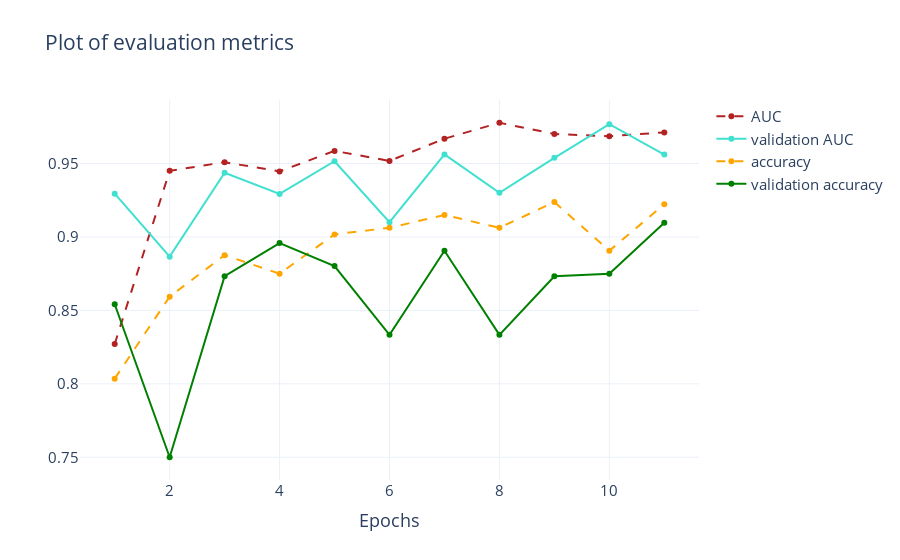

Notebook code cell kept with this figure:
### Code cell
#Plotting the evaluation metrics
# vẽ các biểu đồ đường (line plots) hiển thị các chỉ số đánh giá hiệu quả của mô hình VGG16 trong suốt quá trình huấn luyện
fig = go.Figure()
fig.add_trace(go.Scatter(x=list(range(1,12)), y=history1.history['auc'],
                         line=dict(color='firebrick', width=2, dash='dash'), name='AUC'))
fig.add_trace(go.Scatter(x=list(range(1,12)), y=history1.history['val_auc'],
                         line=dict(color='turquoise', width=2), name='validation AUC'))

fig.add_trace(go.Scatter(x=list(range(1,12)), y=history1.history['accuracy'],
                         line=dict(color='orange', width=2, dash='dash'), name='accuracy'))
fig.add_trace(go.Scatter(x=list(range(1,12)), y=history1.history['val_accuracy'],
                         line=dict(color='green', width=2), name='validation accuracy'))

fig.update_layout(title_text='Plot of evaluation metrics', font_size=15, xaxis_title='Epochs')
fig.show()

### Figure 1 — Plotly figure (JSON) as saved in the notebook; plotly's stock layout.template omitted (floating-point values rounded to 4 significant figures)
{"data": [{"line": {"color": "firebrick", "dash": "dash", "width": 2}, "name": "AUC", "type": "scatter", "x": [1, 2, 3, 4, 5, 6, 7, 8, 9, 10, 11], "y": [0.8271, 0.945, 0.9509, 0.9447, 0.9586, 0.9518, 0.9669, 0.9778, 0.9702, 0.9686, 0.9712, 0.9372, 0.9736, 0.9556, 0.9774]}, {"line": {"color": "turquoise", "width": 2}, "name": "validation AUC", "type": "scatter", "x": [1, 2, 3, 4, 5, 6, 7, 8, 9, 10, 11], "y": [0.9295, 0.8866, 0.9438, 0.9293, 0.9516, 0.9101, 0.9562, 0.9301, 0.9539, 0.9768, 0.9561, 0.9546, 0.9618, 0.9538, 0.965]}, {"line": {"color": "orange", "dash": "dash", "width": 2}, "name": "accuracy", "type": "scatter", "x": [1, 2, 3, 4, 5, 6, 7, 8, 9, 10, 11], "y": [0.8035, 0.8594, 0.8876, 0.875, 0.9018, 0.9062, 0.915, 0.9062, 0.9238, 0.8906, 0.9223, 0.875, 0.9253, 0.9219, 0.933]}, {"line": {"color": "green", "width": 2}, "name": "validation accuracy", "type": "scatter", "x": [1, 2, 3, 4, 5, 6, 7, 8, 9, 10, 11], "y": [0.8542, 0.75, 0.8733, 0.8958, 0.8802, 0.8333, 0.8906, 0.8333, 0.8733, 0.875, 0.9097, 0.8958, 0.9062, 0.9167, 0.9062]}], "layout": {"font": {"size": 15}, "title": {"text": "Plot of evaluation metrics"}, "xaxis": {"title": {"text": "Epochs"}}}}
